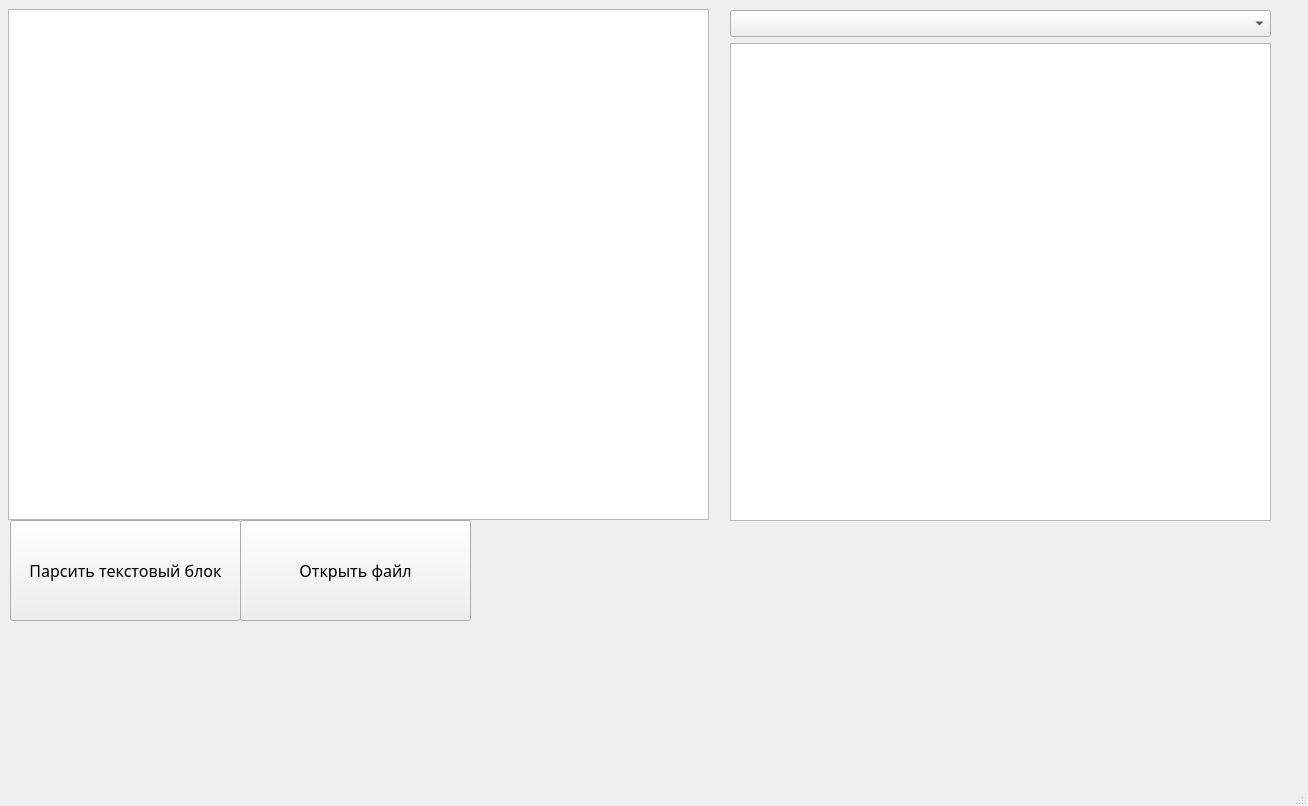
<?xml version="1.0" encoding="UTF-8"?>
<ui version="4.0">
 <class>MainWindow</class>
 <widget class="QMainWindow" name="MainWindow">
  <property name="geometry">
   <rect>
    <x>0</x>
    <y>0</y>
    <width>1308</width>
    <height>806</height>
   </rect>
  </property>
  <property name="windowTitle">
   <string>MainWindow</string>
  </property>
  <widget class="QWidget" name="centralwidget">
   <widget class="QTextEdit" name="textEdit">
    <property name="geometry">
     <rect>
      <x>8</x>
      <y>9</y>
      <width>701</width>
      <height>511</height>
     </rect>
    </property>
    <property name="font">
     <font>
      <pointsize>12</pointsize>
     </font>
    </property>
   </widget>
   <widget class="QPushButton" name="pushButtonFile">
    <property name="geometry">
     <rect>
      <x>240</x>
      <y>520</y>
      <width>231</width>
      <height>101</height>
     </rect>
    </property>
    <property name="sizePolicy">
     <sizepolicy hsizetype="Minimum" vsizetype="Expanding">
      <horstretch>0</horstretch>
      <verstretch>0</verstretch>
     </sizepolicy>
    </property>
    <property name="font">
     <font>
      <family>Segoe UI Light</family>
      <pointsize>12</pointsize>
     </font>
    </property>
    <property name="text">
     <string>Открыть файл</string>
    </property>
   </widget>
   <widget class="QPushButton" name="pushButtonLine">
    <property name="geometry">
     <rect>
      <x>10</x>
      <y>520</y>
      <width>231</width>
      <height>101</height>
     </rect>
    </property>
    <property name="sizePolicy">
     <sizepolicy hsizetype="Minimum" vsizetype="Expanding">
      <horstretch>0</horstretch>
      <verstretch>0</verstretch>
     </sizepolicy>
    </property>
    <property name="font">
     <font>
      <family>Segoe UI Light</family>
      <pointsize>12</pointsize>
     </font>
    </property>
    <property name="text">
     <string>Парсить текстовый блок</string>
    </property>
   </widget>
   <widget class="QWidget" name="layoutWidget">
    <property name="geometry">
     <rect>
      <x>730</x>
      <y>10</y>
      <width>541</width>
      <height>511</height>
     </rect>
    </property>
    <layout class="QVBoxLayout" name="verticalLayout">
     <item>
      <widget class="QComboBox" name="comboBox">
       <property name="font">
        <font>
         <pointsize>12</pointsize>
        </font>
       </property>
      </widget>
     </item>
     <item>
      <widget class="QTextBrowser" name="textBrowser">
       <property name="font">
        <font>
         <pointsize>16</pointsize>
        </font>
       </property>
      </widget>
     </item>
    </layout>
   </widget>
  </widget>
  <widget class="QMenuBar" name="menubar">
   <property name="geometry">
    <rect>
     <x>0</x>
     <y>0</y>
     <width>1308</width>
     <height>26</height>
    </rect>
   </property>
  </widget>
  <widget class="QStatusBar" name="statusbar"/>
 </widget>
 <resources/>
 <connections/>
</ui>
